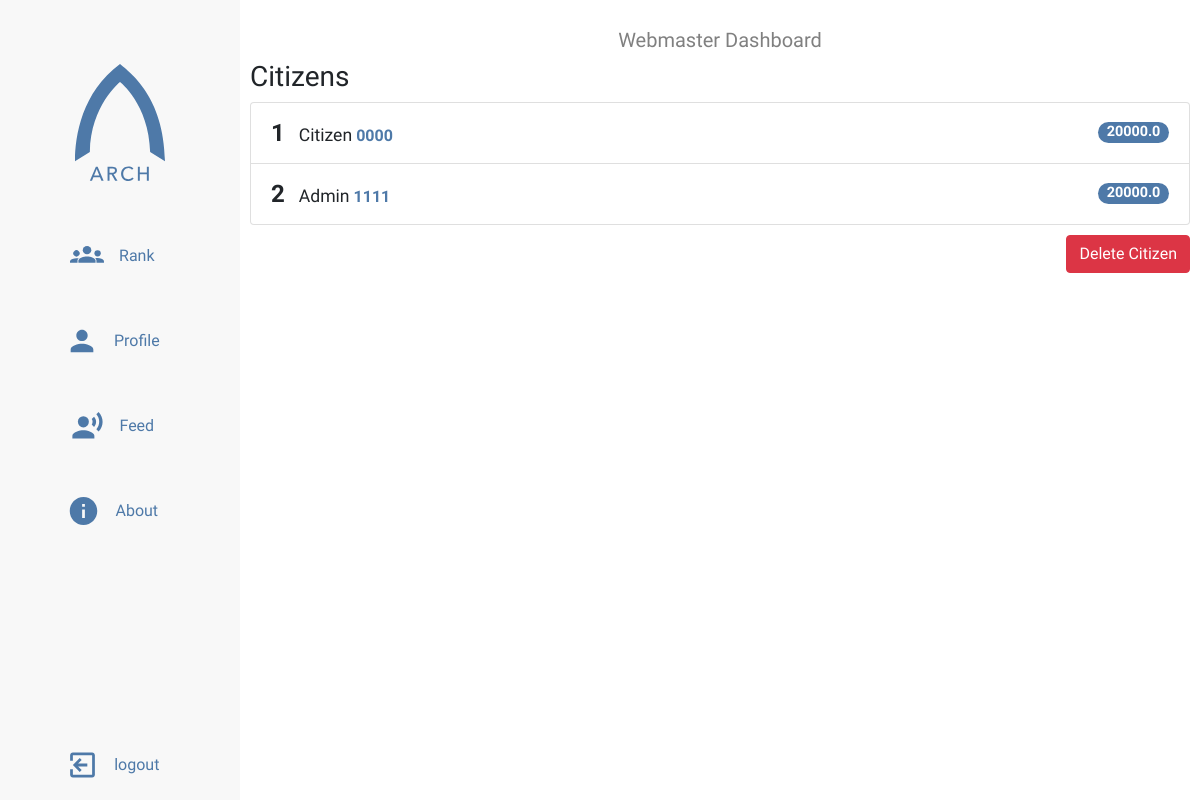
/admin_board (signed in), run on an earlier commit of the app's database.
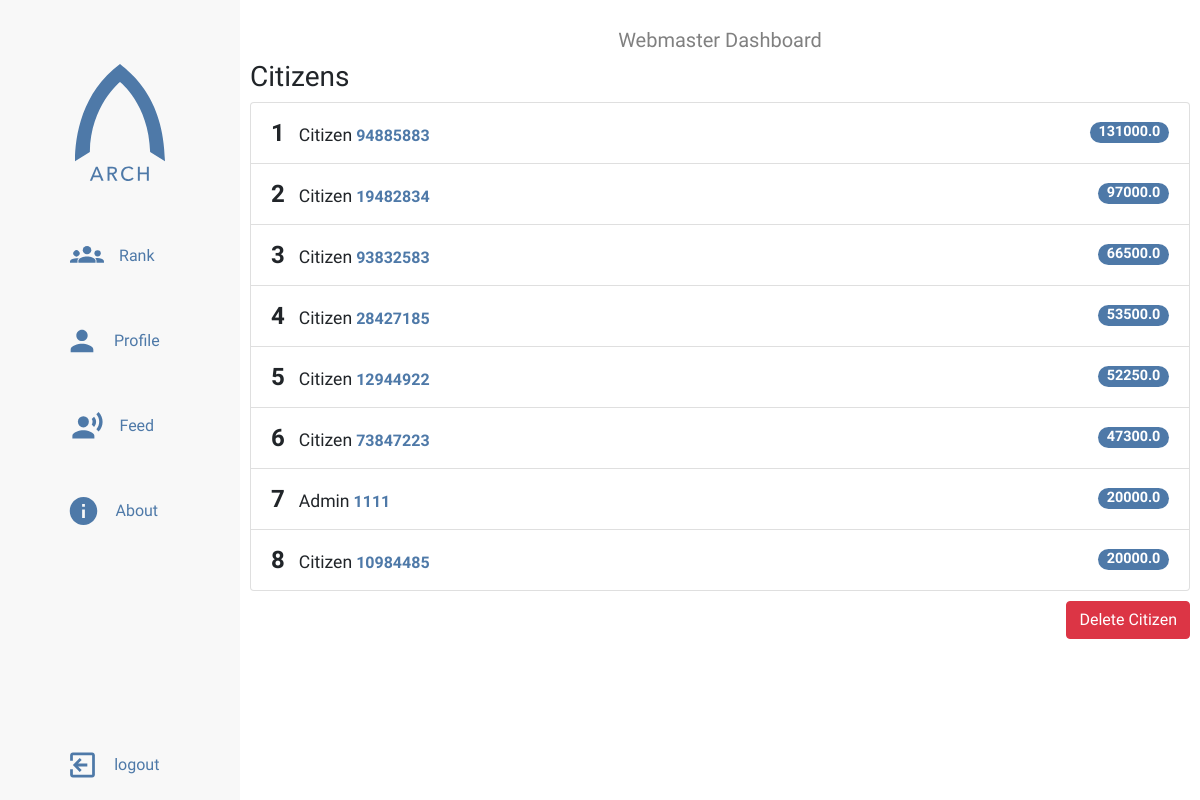
And on a later commit of the database.
### app/models.py (models this page shows, shortened)
class Citizen(db.Model, UserMixin):
    citizen_id = db.Column(db.String(12), primary_key=True)
    name = db.Column(db.String(64), index=True)
    eval_complete = db.Column(db.Integer)
    score = db.Column(db.Float)
    password_hash = db.Column(db.String(128))
    permission = db.Column(db.String(20), index=True, default='citizen')
    profile_image = db.Column(db.String(100))
    bio = db.Column(db.String(200))
    fav_leader = db.Column(db.String(30))
    income = db.Column(db.Integer)

### app/routes.py (the view)
@app.route('/admin_board', methods=['GET', 'POST'])
@login_required
def admin_board():
    success = False
    error = False
    if str(current_user.permission) != 'admin':
        return redirect(url_for('feed'))
    else:
        delete_user = DeleteUser()
        page = request.args.get('page', 1, type=int)
        citizens = Citizen.query.order_by(
            Citizen.score.desc()).paginate(
            page, 10, False)
        next_citizens = url_for('page', page=citizens.next_num) \
            if citizens.has_next else None
        prev_citizens = url_for('page', page=citizens.prev_num) \
            if citizens.has_prev else None
        if delete_user.validate_on_submit():
            try:
                delete_citizen = Citizen.query.filter_by(
                    citizen_id=delete_user.citizen_id.data).first()
                if delete_citizen is None:
                    error = True
                else:
                    delete_citizen.delete()
                    db.session.commit()
                    print('Deleted user.')
                    success = True
            except Exception as e:
                print('Error in deleting user ' + str(e))
                error = True
        else:
            print('Form did not validate')
            print(str(delete_user.errors))
        return render_template(
            'admin.html',
            title="Webmaster Dashboard",
            citizens=citizens.items,
            success=success,
            error=error,
            delete=delete_user,
            next=next_citizens,
            prev=prev_citizens)

### app/models.py (called while the page is built)
@login.user_loader
def get_user(citizen_id):
    return Citizen.query.get(citizen_id)

### app/templates/admin.html (shortened to what this page needs)
{% extends "sidebar-base.html" %}
{% block style%}
    <link rel="stylesheet" type="text/css" href="{{ url_for('static', filename='styles/admin.css') }}">
{% endblock%}
{% block content %}
    <h3>Citizens</h3>
    <ul class="list-group">
        {% for citizen in citizens %}
            <li class="list-group-item d-flex justify-content-between align-items-center">
                <span><span class="rank">{{ loop.index }}</span>
                {% if citizen.permission == 'admin' %}
                    <span class="perm">Admin</span>
                {% else %}
                    <span class="perm">Citizen</span>
                {% endif %}
                <a href="{{ url_for('profile', citizen_id=citizen.citizen_id) }}">{{ citizen.citizen_id }}</a>
                </span>
                <span class="badge badge-pill">{{ citizen.score }}</span>
            </li>
        {% endfor %}
    </ul>
    <div class="citizen-actions">
        <button class="btn btn btn-danger" data-toggle="modal" data-target="#delete-window">
            Delete Citizen
        </button>
    </div>
{% endblock %}

### app/templates/sidebar-base.html (shortened to what this page needs)
{% extends "base.html" %}
{% block head %}
    <link rel="stylesheet" type="text/css" href="{{ url_for('static', filename='styles/sidebar.css') }}">
    {% block style %}{% endblock %}
{% endblock %}
{% block body %}
    <div class="grid-container">
        <div class="menu-icon">
        </div>
        <div class="title">
            <p>{{ title }}</p>
        </div>
        <aside class="sidenav">
        <ul class="sidenav-list ">
            <img id="nav-logo" src="{{ url_for('static', filename='assets/logotext.svg') }}" alt="Arch">
            <li class="nav-item"><a class="nav-link" href="{{ url_for('rank') }}">
                <img id="rank-icon" class="nav-icon icon" src="{{ url_for('static', filename='assets/rankicon.svg') }}">
                <p>Rank</p>
            </a></li>
            <li class="nav-item"><a class="nav-link" href="{{ url_for('profile_home') }}">
                <img id="profile-icon" class="nav-icon icon" src="{{ url_for('static', filename='assets/profileicon.svg') }}">
                <p>Profile</p>
            </a></li>
            <li class="nav-item"><a class="nav-link" href="{{ url_for('feed') }}">
                <img id="feed-icon" class="nav-icon icon" src="{{ url_for('static', filename='assets/feedicon.svg') }}">
                <p>Feed</p>
            </a></li>
            <li class="nav-item"><a class="nav-link" href="{{ url_for('about') }}">
                    <img id="about-icon" class="nav-icon icon" src="{{ url_for('static', filename='assets/infoicon.svg') }}">
                    <p>About</p>
            </a></li>
            <li class="nav-item nav-log">
            {% if current_user.is_anonymous %}
                <a class="nav-link" href="{{ url_for('login') }}">
                    <img id="login-icon" class="nav-icon icon" src="{{ url_for('static', filename='assets/loginicon.svg') }}">
                    <p>Login</p>
                </a>
            {% else %}
            <a class="nav-link" href="{{ url_for('logout') }}">
                <img id="logout-icon" class="nav-icon icon" src="{{ url_for('static', filename='assets/logouticon.svg') }}">
                <p>logout</p>
            </a>
            {% endif %}
            </li>
            </ul>
        </aside>
        <div class="main">
            {% block content %} {% endblock content %}
        </div>
    </div>
{% endblock %}

### app/templates/base.html (shortened to what this page needs)
<html lang="en">
    <head>
        <link rel="stylesheet" href="https://stackpath.bootstrapcdn.com/bootstrap/4.3.1/css/bootstrap.min.css">
        <link rel="stylesheet" type="text/css" href="{{ url_for('static', filename='styles/main.css') }}">
        {% block head %} {% endblock %}
    </head>
</html>
<body>
    {% block body %}{% endblock %}
</body>

### app/static/styles/main.css (style rules this page uses)
body { font-family: 'Questrial', sans-serif; overflow-x: hidden; margin: 0; padding: 0; box-sizing: border-box; }

### app/static/styles/sidebar.css (style rules this page uses)
.grid-container { display: grid; grid-template-columns: 1fr; grid-template-rows: 50px 1fr; grid-template-areas: "header" "main"; height: 100vh; }
.title { grid-area: header; justify-self: center; margin-top: 25px; font-size: 20px; color: #808080; }
.main { padding: 10px; grid-area: main; overflow-y: auto; overflow-x: hidden; }
.menu-icon { position: fixed; display: flex; top: 5px; left: 10px; align-items: center; justify-content: center; z-index: 1; cursor: pointer; padding: 12px; color: #4e79a8; }
.sidenav { grid-area: nav; display: flex; flex-direction: column; height: 100%; width: 100vw; position: fixed; overflow-y: auto; transform: translateX(-100vw); transition: all .4s ease-in-out; background-color: #f8f8f8; z-index: 3; }
.sidenav-list { padding: 0; margin: 0; list-style: none; }
@media only screen and (min-width: 750px) { .grid-container { grid-template-columns: 240px 1fr; grid-template-areas: "nav header" "nav main"; } }
@media only screen and (min-width: 750px) { .sidenav { width: 240px; position: relative; transform: translateX(0); } }
.sidenav ul { display: flex; align-items: center; flex-direction: column; height: 100vh; }
#nav-logo { width: 90px; margin-bottom: 5vh; margin-top: 8vh; }
.nav-item { width: 70%; margin-bottom: 15px; }
.nav-link { display: flex; justify-content: center; margin: 0; color: #4e79a8; height: 70px; }
.nav-icon { width: calc(10% + 20px); float: left; }
.nav-link p { margin: 15px; font-weight: lighter; }
.nav-log { margin-top: auto; margin-bottom: 0; }

### app/static/styles/admin.css (style rules this page uses)
a { text-decoration: none; font-weight: bold; color: #4e79a8; }
.citizen-actions { margin-top: 10px; float: right; }
.rank { font-size: 1.5rem; text-align: right; font-weight: bold; align-self: flex-start; margin-right: 10px; }
.badge { margin-left: 10px; background-color: #4e79a8; font-size: 0.9rem; color: white; }
.perm { font-size: 1.1rem; }

What changed in the data, as far as the page shows it:
removed Citizen: permission "Citizen", citizen_id "0000", score "20000.0"
added Citizen: permission "Citizen", citizen_id "94885883", score "131000.0"
added Citizen: permission "Citizen", citizen_id "19482834", score "97000.0"
added Citizen: permission "Citizen", citizen_id "93832583", score "66500.0"
added Citizen: permission "Citizen", citizen_id "28427185", score "53500.0"
added Citizen: permission "Citizen", citizen_id "12944922", score "52250.0"
added Citizen: permission "Citizen", citizen_id "73847223", score "47300.0"
added Citizen: permission "Citizen", citizen_id "10984485", score "20000.0"
